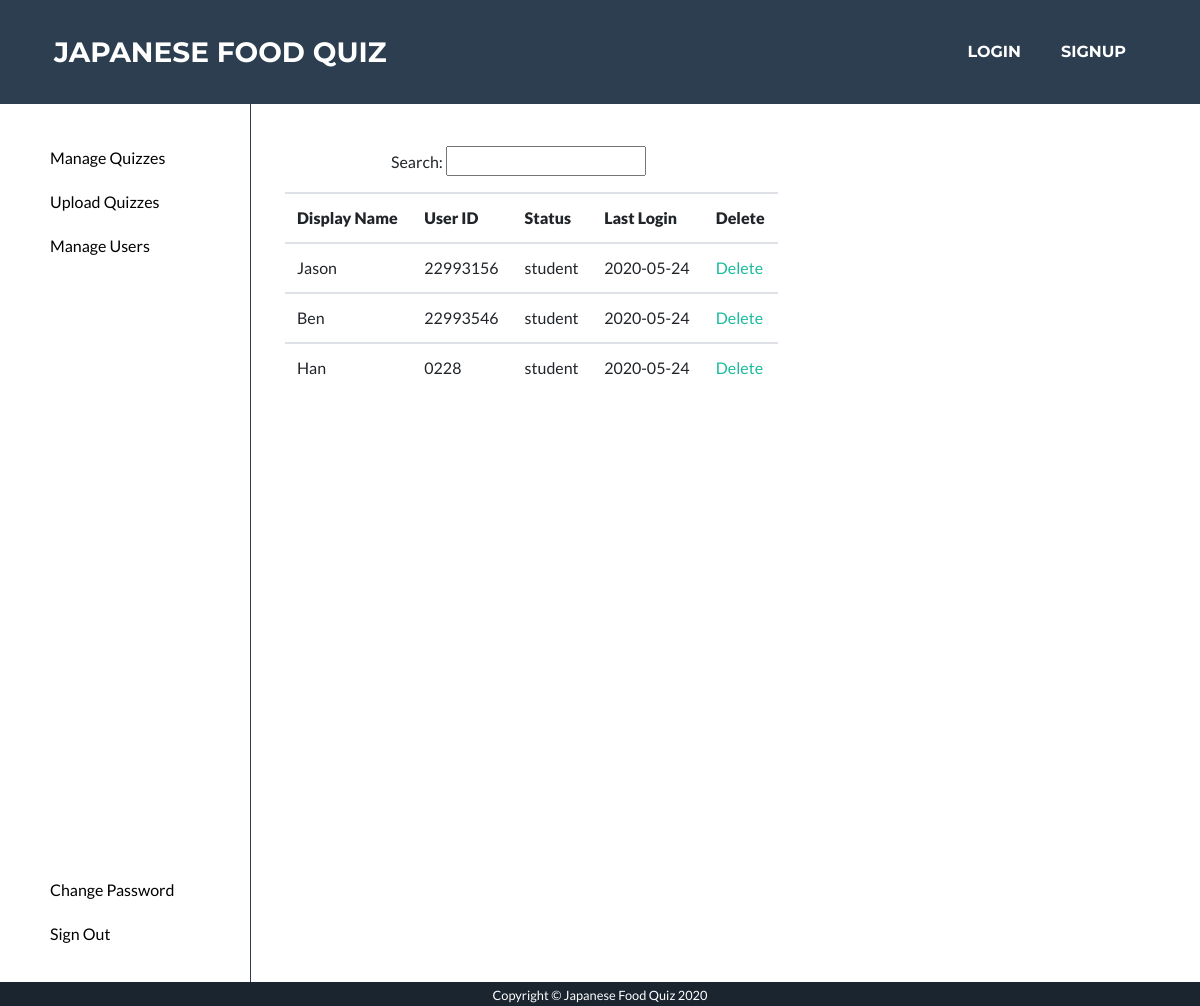
Page /manage_user (signed in) on the earlier database version.
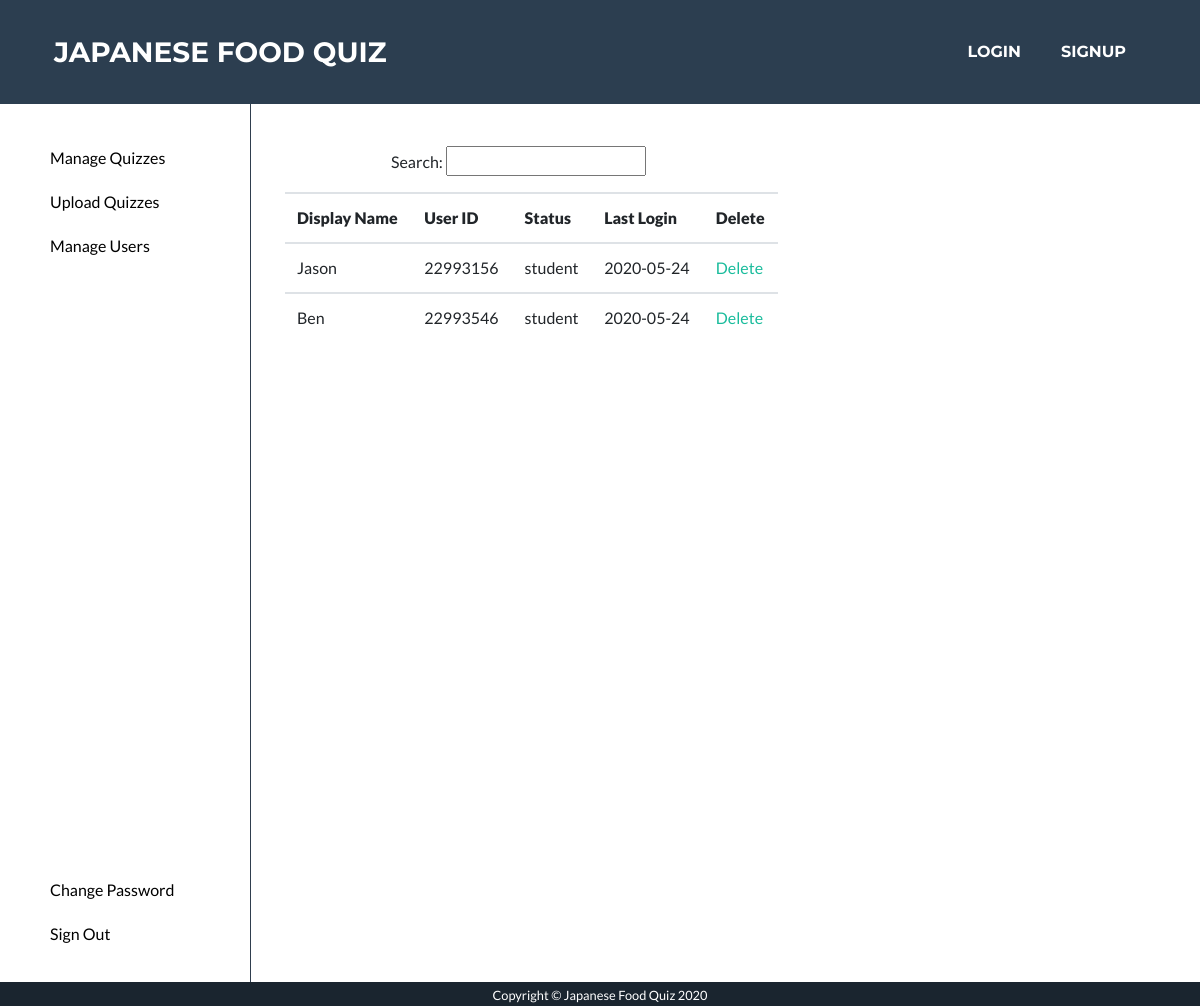
Same page on the later database version.
### app/models.py (models this page shows, shortened)
class User(UserMixin, db.Model):
    __table_args__ = {'extend_existing': True}
    id = db.Column(db.String, primary_key=True)
    email = db.Column(db.String(128))
    name = db.Column(db.String(128))
    password_hash = db.Column(db.String(128))
    status = db.Column(db.String)
    last_login = db.Column(db.DATE, nullable=False, default=datetime.now)

### app/routes.py (the view)
@app.route('/manage_user')
@login_required
def manage_user():
    user = current_user
    if user.name != 'admin':
        return redirect('/admin')
    users = User.query.filter(User.name!="admin")
    return render_template('manage_user.html', users=users)

### app/models.py (called while the page is built)
@login.user_loader
def load_user(id):
    user = User.query.filter_by(id=(int(id))).first()
    return user

### app/templates/manage_user.html (shortened to what this page needs)
<!DOCTYPE html>
<html lang="en">
  <head>
    <link href="/static/style.css" rel="stylesheet" />
    <link rel="stylesheet" type="text/css" href="static/default.css" />
    <link rel="stylesheet" type="text/css" href="static/admin_page.css" />
    {% extends 'base.html' %} {% block content %}
    <div class="main">
      <div class="navbar2">
        <ul class="nav_ul2">
          <li class="nav_list2">
            <a href="/manage_quiz"><button>Manage Quizzes</button> </a>
          </li>
          <li class="nav_list2">
            <a href="/upload_question_set"><button>Upload Quizzes</button> </a>
          </li>
          <li class="nav_list2">
            <a href="/manage_user"><button>Manage Users</button> </a>
          </li>
            <li class="nav_list2_bottom"><a href="/admin_change_password"><button>Change Password</button></a></li>
          <li class="nav_list2"><button>Sign Out</button></li>
        </ul>
      </div>
      <div class="main_part">
          <p class="search">Search: <input type="text" /></p>
          <div class="flex_list container">
          <table class="table">
              <tr>
                  <th><strong>Display Name</strong></th>
                  <th><strong>User ID</strong></th>
                  <th><strong>Status</strong></th>
                  <th><strong>Last Login</strong></th>
                  <th><strong>Delete</strong></th>
              </tr>
               {% for user in users %}
                  <tr>
                          <td>{{ user.name }}</td>
                          <td>{{ user.id }}</td>
                          <td>{{ user.status }}</td>
                          <td>{{ user.last_login }}</td>
                          <td><a href="/update?id={{ user.id }}">Delete</a></td>
                  </tr>
               {% endfor %}
          </table>
          </div>
      </div>
    </div>
    {% endblock %}

Differences in the rows shown:
removed User: name "Han", id "0228", status "student", last_login "2020-05-24"
